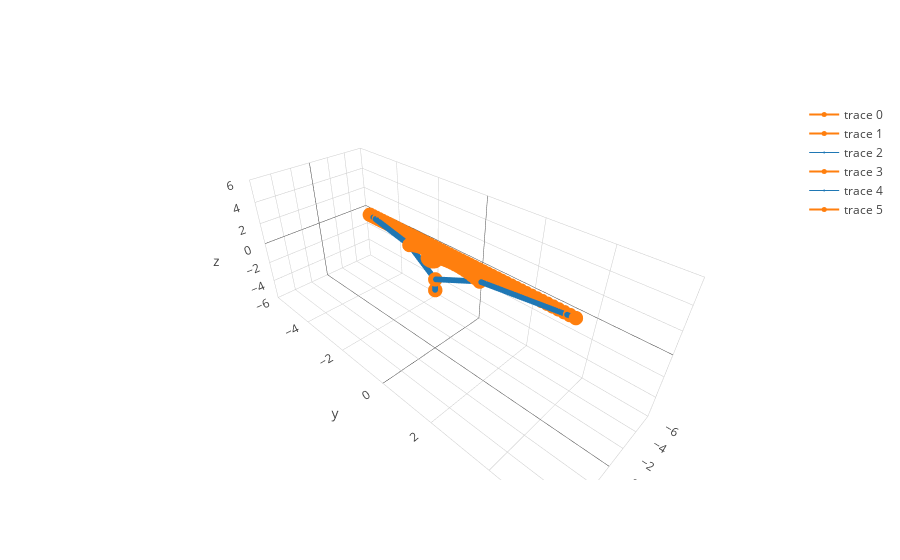

The cell this chart's notebook holds for it:
### Markdown cell above
Straightline Trajectory Generation

### Code cell
pos1 = [-2.29, 3.98, 2]
pos2 = [-2.29, -3.98, 2]

trajectorymat = trajectory.linetrac(robot1, pos1, pos2)

trajectoryendeff = trajectory.trajectory_end(robot1, trajectorymat)
trajectoryjoints = trajectory.trajectory_joints(robot1, trajectorymat)

robo1 = graphics.position(robot1, trajectorymat[0])
robo2 = graphics.position(robot1, trajectorymat[len(trajectorymat) - 1])

data = trajectoryendeff + trajectoryjoints + robo1 + robo2

m = graphics.plot(data)
m.show()

### Figure 1 — Plotly figure (JSON) as saved in the notebook; plotly's stock layout.template omitted (floating-point values rounded to 4 significant figures; data arrays with more than 128 entries replaced by an {"elided": "..."} marker saying what was removed)
{"data": [{"line": {"color": "#ff7f0e", "width": 2}, "marker": {"size": 5}, "type": "scatter3d", "uid": "1625c061-21a5-412d-99a1-29e35fc7584b", "x": [-2.29, -2.29, -2.29, -2.29, -2.29, -2.29, -2.29, -2.29, -2.29, -2.29, -2.29, -2.29, -2.29, -2.29, -2.29, -2.29, -2.29, -2.29, -2.29, -2.29, -2.29, -2.29, -2.29, -2.29, -2.29, -2.29, -2.29, -2.29, -2.29, -2.29, -2.29, -2.29, -2.29, -2.29, -2.29, -2.29, -2.29, -2.29, -2.29, -2.29, -2.29, -2.29, -2.29, -2.29, -2.29, -2.29, -2.29, -2.29, -2.29, -2.29], "y": [3.98, 3.818, 3.655, 3.493, 3.33, 3.168, 3.005, 2.843, 2.68, 2.518, 2.356, 2.193, 2.031, 1.868, 1.706, 1.543, 1.381, 1.218, 1.056, 0.8935, 0.731, 0.5686, 0.4061, 0.2437, 0.08122, -0.08122, -0.2437, -0.4061, -0.5686, -0.731, -0.8935, -1.056, -1.218, -1.381, -1.543, -1.706, -1.868, -2.031, -2.193, -2.356, -2.518, -2.68, -2.843, -3.005, -3.168, -3.33, -3.493, -3.655, -3.818, -3.98], "z": [2, 2.0, 2, 2, 2.0, 2, 2.0, 2, 2.0, 2.0, 2.0, 2.0, 2.0, 2.0, 2, 2.0, 2.0, 2.0, 2.0, 2.0, 2.0, 2.0, 2.0, 2.0, 2.0, 2.0, 2.0, 2.0, 2.0, 2.0, 2.0, 2.0, 2.0, 2.0, 2.0, 2.0, 2.0, 2.0, 2.0, 2.0, 2, 2.0, 2.0, 2.0, 2.0, 2, 2, 2.0, 2, 2]}, {"line": {"color": "#ff7f0e", "width": 2}, "marker": {"size": 5}, "type": "scatter3d", "uid": "c297d4ae-6389-4d12-a28f-ec445275aa00", "x": [-0.7972, -0.7575, -0.7173, -0.6756, -0.6318, -0.5856, -0.5365, -0.4843, -0.4286, -0.3695, -0.3067, -0.2402, -0.1703, -0.09728, -0.02162, 0.05585, 0.134, 0.2115, 0.2864, 0.3569, 0.4206, 0.4753, 0.5186, 0.5487, 0.5641, 0.5641, 0.5487, 0.5186, 0.4753, 0.4206, 0.3569, 0.2864, 0.2115, 0.134, 0.05585, -0.02162, -0.09728, -0.1703, -0.2402, -0.3067, -0.3695, -0.4286, -0.4843, -0.5365, -0.5856, -0.6318, -0.6756, -0.7173, -0.7575, -0.7972], "y": [1.386, 1.263, 1.145, 1.03, 0.9189, 0.8101, 0.7041, 0.6012, 0.5017, 0.4062, 0.3154, 0.2301, 0.151, 0.07936, 0.0161, -0.03764, -0.08081, -0.1125, -0.1321, -0.1393, -0.1343, -0.118, -0.09197, -0.05838, -0.02001, 0.02001, 0.05838, 0.09197, 0.118, 0.1343, 0.1393, 0.1321, 0.1125, 0.08081, 0.03764, -0.0161, -0.07936, -0.151, -0.2301, -0.3154, -0.4062, -0.5017, -0.6012, -0.7041, -0.8101, -0.9189, -1.03, -1.145, -1.263, -1.386], "z": [2.202, 2.353, 2.475, 2.575, 2.66, 2.732, 2.793, 2.845, 2.888, 2.923, 2.951, 2.972, 2.987, 2.996, 3.0, 2.999, 2.994, 2.986, 2.975, 2.963, 2.951, 2.939, 2.929, 2.922, 2.919, 2.919, 2.922, 2.929, 2.939, 2.951, 2.963, 2.975, 2.986, 2.994, 2.999, 3.0, 2.996, 2.987, 2.972, 2.951, 2.923, 2.888, 2.845, 2.793, 2.732, 2.66, 2.575, 2.475, 2.353, 2.202]}, {"line": {"color": "#1f77b4", "width": 1}, "marker": {"size": 2}, "type": "scatter3d", "uid": "83f123d6-d7ff-4997-839c-bccbaf817f01", "x": {"elided": "150 float values"}, "y": {"elided": "150 float values"}, "z": {"elided": "150 float values"}}, {"line": {"color": "#ff7f0e", "width": 2}, "marker": {"size": 5}, "type": "scatter3d", "uid": "3830ff7f-e141-442f-ae6c-fbd9db85cdc3", "x": [0, 0, -0.7972, -2.29], "y": [0, 0, 1.386, 3.98], "z": [0, 1, 2.202, 2]}, {"line": {"color": "#1f77b4", "width": 1}, "marker": {"size": 2}, "type": "scatter3d", "uid": "0ee8be60-a1bf-4866-9bda-98463411dff7", "x": {"elided": "150 float values"}, "y": {"elided": "150 float values"}, "z": {"elided": "150 float values"}}, {"line": {"color": "#ff7f0e", "width": 2}, "marker": {"size": 5}, "type": "scatter3d", "uid": "c50ebb82-d2c8-405e-8bc4-a7901f50d198", "x": [0, 0, -0.7972, -2.29], "y": [0, 0, -1.386, -3.98], "z": [0, 1, 2.202, 2]}], "layout": {"scene": {"xaxis": {"range": [-6, 6]}, "yaxis": {"range": [-6, 6]}, "zaxis": {"range": [-6, 6]}}}}
